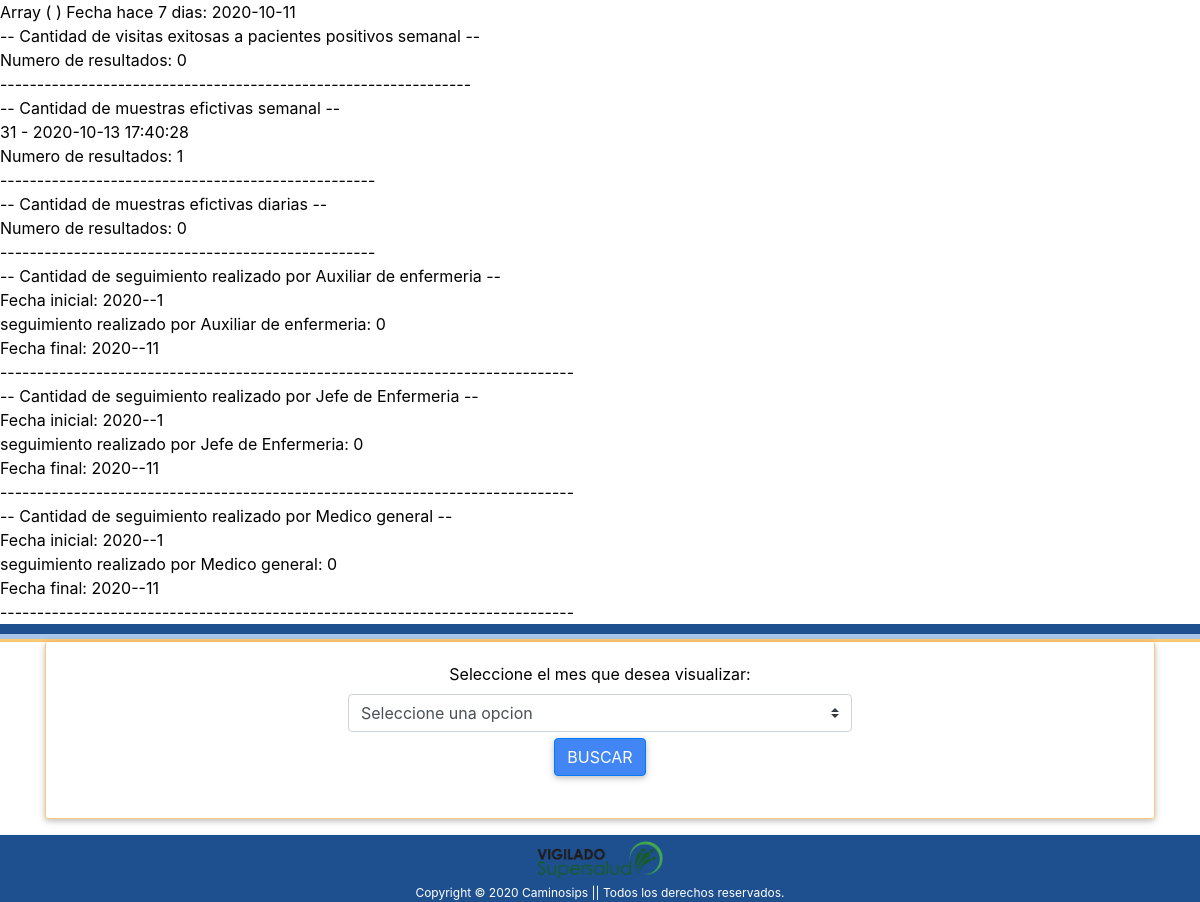
/informes.php, run on an earlier commit of the app's database.
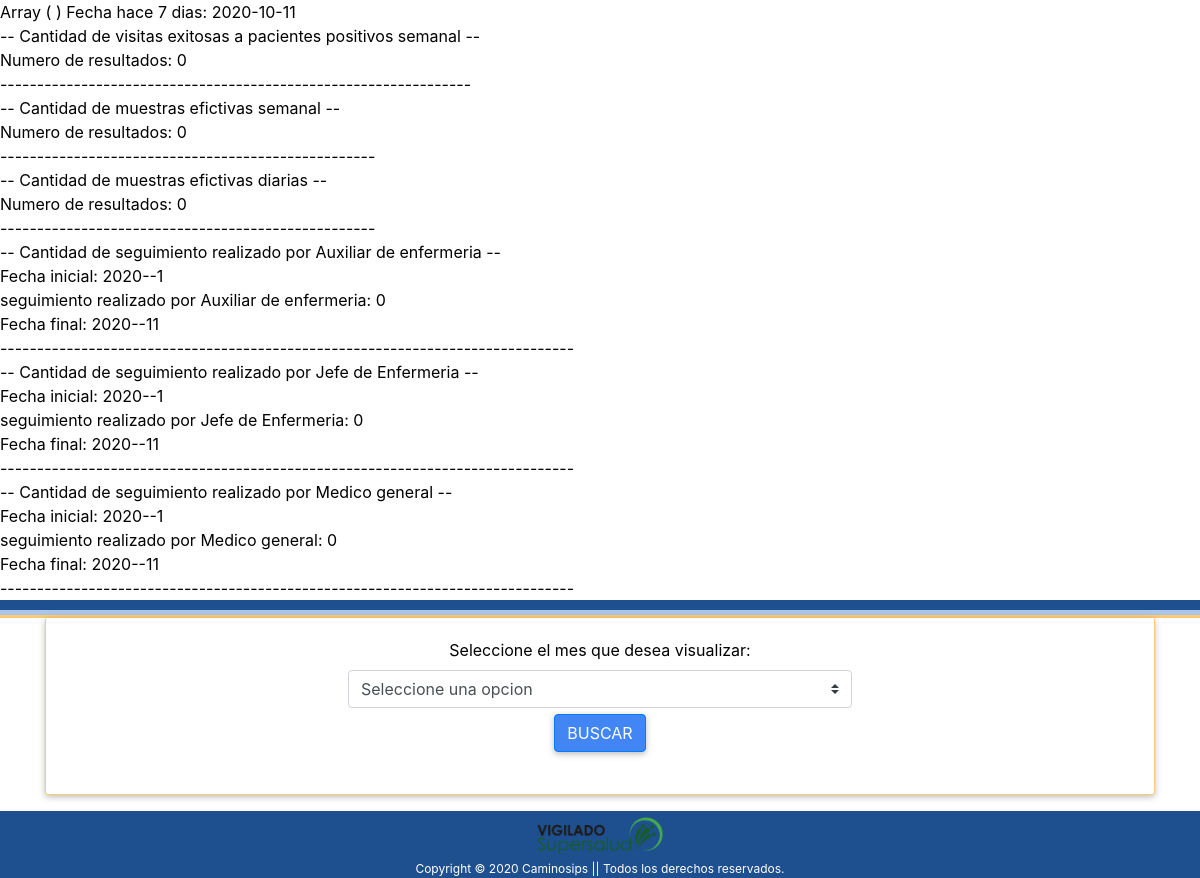
And on a later commit of the database.
### tables this page shows
CREATE TABLE IF NOT EXISTS `prog_toma_muestra` (
  `id` int(11) NOT NULL AUTO_INCREMENT,
  `usuario_id` int(11) DEFAULT NULL,
  `pacientes_id` int(11) NOT NULL,
  `acepta_visita` text,
  `fecha_programacion` datetime DEFAULT NULL,
  `fecha_realizacion` datetime DEFAULT NULL,
  `visita_exitosa` varchar(50) DEFAULT NULL,
  `tipo_prueba` varchar(50) DEFAULT NULL,
  `observacion` varchar(45) DEFAULT NULL,
  `motivo` text,
  `programacion_atencion` varchar(45) DEFAULT NULL,
  `programa_pertenece` varchar(45) DEFAULT NULL,
  `fecha_entrega_lab` date DEFAULT NULL,
  `fecha_procesamiento` date DEFAULT NULL,
  `fecha_resultado` date DEFAULT NULL,
  `resultado` enum('Positivo','Negativo','Pendiente') DEFAULT 'Pendiente',
  `estado_proceso` varchar(10) NOT NULL DEFAULT 'ACTIVO',
  `notificado` varchar(2) NOT NULL DEFAULT 'NO',
  `fecha_notificacion` datetime DEFAULT NULL,
  `fecha_registro` datetime DEFAULT CURRENT_TIMESTAMP,
  PRIMARY KEY (`id`),
  KEY `index_paciente` (`pacientes_id`),
  KEY `usuario_id` (`usuario_id`),
  CONSTRAINT `FK_prog_toma_muestra_usuarios` FOREIGN KEY (`usuario_id`) REFERENCES `usuarios` (`id`),
  CONSTRAINT `prog_toma_muestra_ibfk_1` FOREIGN KEY (`pacientes_id`) REFERENCES `pacientes` (`id`)
);

### informes.php (the view, shortened to what this page needs)
<?php
require_once 'conexion.php';
print_r($_REQUEST);
$anio = date('Y');
$mes = date('m');
$dia = date('d');
$semanal = 7;
for ($semanal; $semanal != 1; $semanal--) {
    $dia--;
}
echo('Fecha hace 7 dias: ' . $anio.'-'.$mes.'-'.$dia);
$semanal = $anio.'-'.$mes.'-'.$dia;
$stm = $conexion->prepare(
    "SELECT * FROM prog_toma_muestra
    WHERE visita_exitosa = 'SI' AND resultado = 'Positivo'
    AND DATE(fecha_registro) BETWEEN ? AND DATE(NOW())"
);
$stm->execute(array($semanal));
echo '<br> -- Cantidad de visitas exitosas a pacientes positivos semanal -- <br>';
print_r('Numero de resultados: ' . $stm->rowCount() . '<br>');
echo '----------------------------------------------------------------';
$stm = $conexion->prepare(
    "SELECT * FROM prog_toma_muestra
    WHERE fecha_realizacion IS NOT NULL
    AND DATE(fecha_registro) BETWEEN ? AND DATE(NOW())"
);
$stm->execute(array($semanal));
$res = $stm->fetchAll(PDO::FETCH_OBJ);
echo '<br> -- Cantidad de muestras efictivas semanal -- <br>';
foreach ($res as $dato ) {
    echo $dato->id . ' - ' . $dato->fecha_registro . '<br>';
}
print_r('Numero de resultados: ' . $stm->rowCount() . '<br>');
echo '---------------------------------------------------';
$stm = $conexion->prepare(
    "SELECT * FROM prog_toma_muestra
    WHERE fecha_realizacion IS NOT NULL
    AND DATE(fecha_registro) = DATE(NOW())"
);
$stm->execute();
echo '<br> -- Cantidad de muestras efictivas diarias -- <br>';
print_r('Numero de resultados: ' . $stm->rowCount() . '<br>');
echo '--------------------------------------------------- <br>';
$mensual = $_REQUEST['mes'];
$fecha_inicial = date('Y') . '-' . $mensual . '-' . 1;
$fecha_final = date('Y') . '-' . $mensual . '-' . $dia;
for ($i=1; $i <= 3; $i++) {
    $stm = $conexion->prepare(
        "SELECT * FROM seguimiento_paciente
        INNER JOIN usuarios ON id_usuario = usuarios.id
        WHERE roles = $i AND DATE(fecha_hora) BETWEEN ? AND ?"
    );
    $stm->execute(array($fecha_inicial,$fecha_final));
    $numero_seg = $stm->rowCount();
    switch ($i) {
        case 1:
            $rol = 'Auxiliar de enfermeria';
            break;
        case 2:
            $rol = 'Jefe de Enfermeria';
            break;
        case 3:
            $rol = 'Medico general';
            break;
    }
    echo '-- Cantidad de seguimiento realizado por ' . $rol . ' -- <br>';
    echo 'Fecha inicial: ' . $fecha_inicial .'<br>';
    echo 'seguimiento realizado por ' . $rol . ': ' . $numero_seg . '<br>';
    echo 'Fecha final: ' . $fecha_final .'<br>';
    echo '------------------------------------------------------------------------------ <br>';
}
require_once 'views/informes_views.php';

### views/informes_views.php (shortened to what this page needs)
<!DOCTYPE html>
<html lang="en">
<head>
    <link rel="stylesheet" href="css/stylos_formulario.css">
    <link href="css/mdb.min.css" rel="stylesheet">
    <link rel="stylesheet" href="css/all.css">
    <link href="css/bootstrap.css" rel="stylesheet">
<body>
    <div class="linea1"></div>
    <div class="linea2"></div>
    <div class="linea3"></div>
    <div class="container padre">
        <div class="card mb-3 text-center hoverable">
            <div class="card-body d-flex justify-content-center">
                <form action="" method="post" class="col-sm-6">
                    <div class="form-group">
                        <label>Seleccione el mes que desea visualizar:</label>
                        <select name="mes" class="custom-select">
                            <option value="">Seleccione una opcion</option>
                        </select>
                        <button type="submit" class="btn btn-primary">Buscar</button>
                    </div>
                </form>
            </div>
        </div>
    </div>
    <footer class="final text-center">
        <div class="container-fluid centrar">
            <img src="img/vigilados-supersalud-pie.png" width="250" class="img-responsive" alt="super salud">
            <br> Copyright © 2020 Caminosips || Todos
            los derechos reservados.
        </div>
    </footer>
</body>
</html>

### css/stylos_formulario.css (style rules this page uses)
footer { background: #1e508f; font-size: 12px; color: white; }
.linea1 { height:10px; background:rgba(6, 62, 131, 0.9); }
.linea2 { height:5px; background:#a9c5e7; }
.linea3 { height:3px; background:rgba(255, 179, 57, 0.7); }
* { margin: 0; padding: 0; -webkit-box-sizing: border-box; -moz-box-sizing: border-box; box-sizing: border-box; }
.card { padding-right: 0px !important; }

What changed in the data, as far as the page shows it:
removed prog_toma_muestra: id "31", fecha_registro "2020-10-13 17:40:28"
Also different on the page:
text no longer shown: "Numero de resultados: 0 Numero de resultados: 1 Numero de resultados: 0"
text now shown: "Numero de resultados: 0 Numero de resultados: 0 Numero de resultados: 0"
